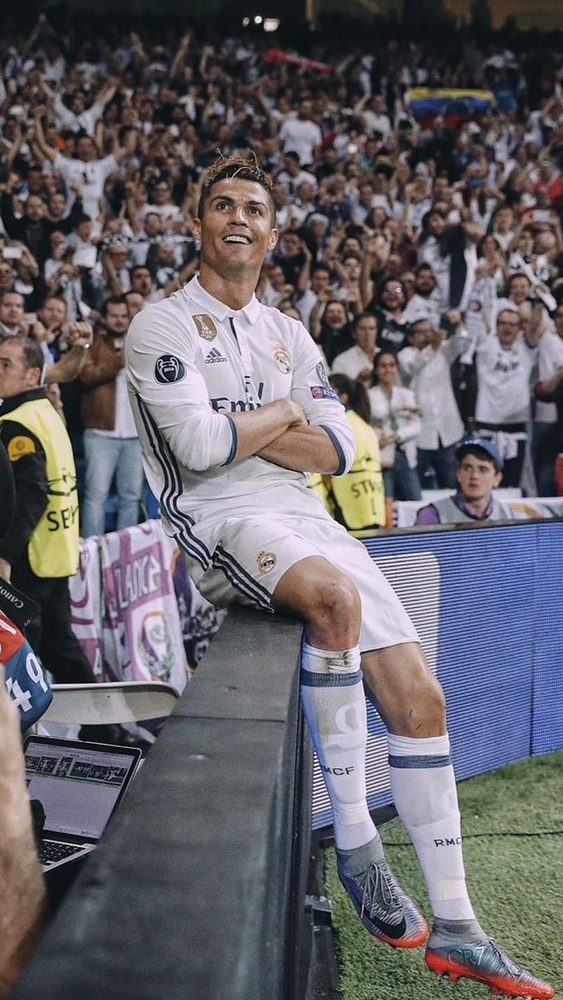
#> input picture images/input.jpg, 563 x 1000 px, shrunk from 800 x 1421 before the run
$ python edge_detection.py   (older library calls are emulated)
#> lines starting #> are read from the running program, lines starting #| are printed output that depends on the picture
import cv2
import matplotlib.pyplot as plt
import os
import numpy as np

# Get project root directory
project_root = os.path.dirname(os.path.dirname(os.path.abspath(__file__)))

# Input image path
image_path = os.path.join(project_root, "images", "input.jpg")

# Output folder
output_folder = os.path.join(project_root, "edge_detection", "output")

# Create output folder
os.makedirs(output_folder, exist_ok=True)

# Load image in grayscale
image = cv2.imread(image_path, cv2.IMREAD_GRAYSCALE)
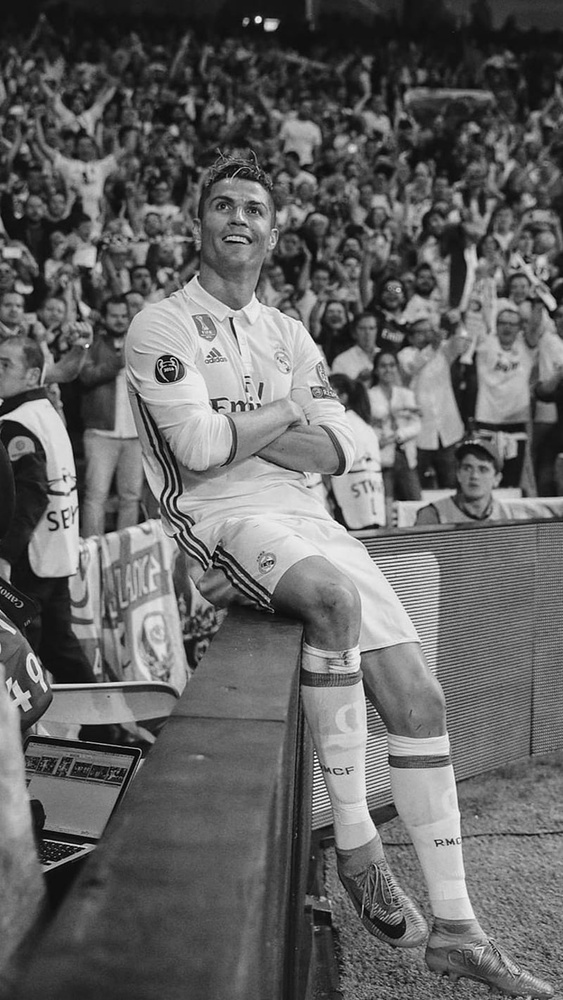
#> image: shape (1000, 563); min 0, max 255, mean 100.4

if image is None:
    print("Error: Image not found!")
    print("Image path:", image_path)
    exit()

print("Grayscale image loaded successfully!")
print("Image shape:", image.shape)
#| Image shape: (1000, 563)


# -----------------------------------
# 1. Sobel Edge Detection
# -----------------------------------

sobel_x = cv2.Sobel(
    image,
    cv2.CV_64F,
    1,
    0,
    ksize=3
)

sobel_y = cv2.Sobel(
    image,
    cv2.CV_64F,
    0,
    1,
    ksize=3
)

sobel_x = cv2.convertScaleAbs(sobel_x)
sobel_y = cv2.convertScaleAbs(sobel_y)

sobel = cv2.addWeighted(
    sobel_x,
    0.5,
    sobel_y,
    0.5,
    0
)


# -----------------------------------
# 2. Prewitt Edge Detection
# -----------------------------------

prewitt_x_kernel = np.array([
    [-1, 0, 1],
    [-1, 0, 1],
    [-1, 0, 1]
])

prewitt_y_kernel = np.array([
    [-1, -1, -1],
    [0, 0, 0],
    [1, 1, 1]
])

prewitt_x = cv2.filter2D(
    image,
    cv2.CV_64F,
    prewitt_x_kernel
)

prewitt_y = cv2.filter2D(
    image,
    cv2.CV_64F,
    prewitt_y_kernel
)

prewitt_x = cv2.convertScaleAbs(prewitt_x)
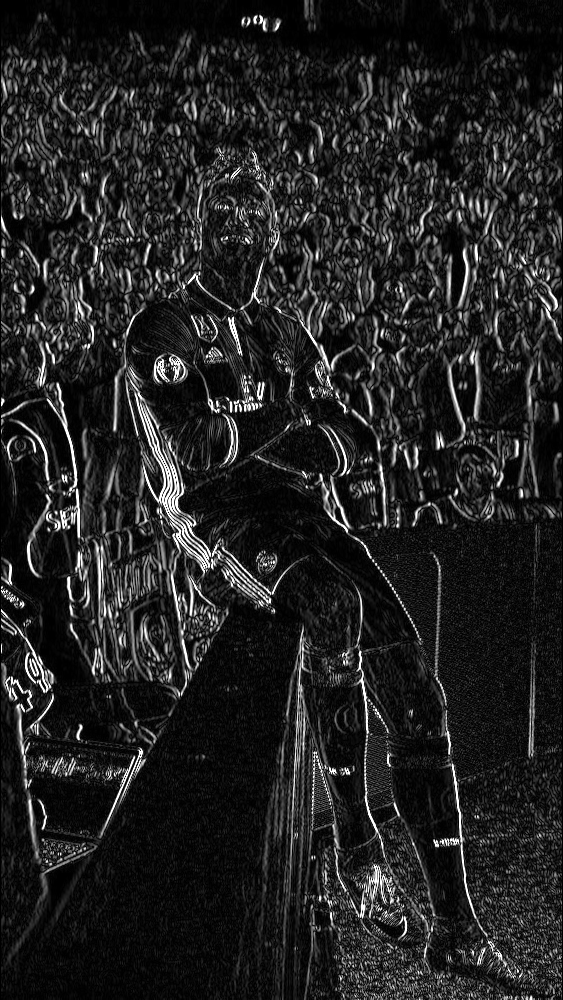
#> prewitt_x: shape (1000, 563); min 0, max 255, mean 34.7
prewitt_y = cv2.convertScaleAbs(prewitt_y)
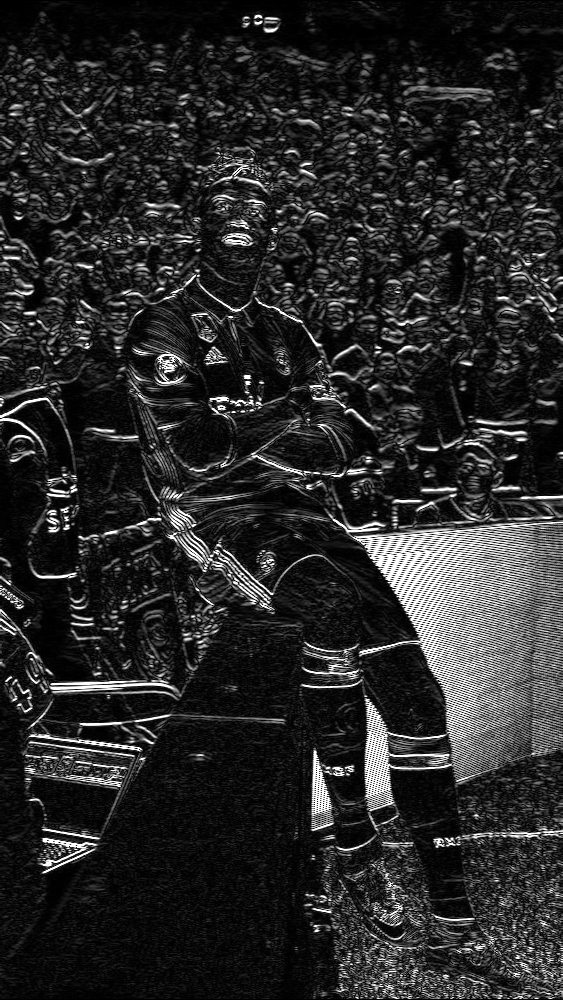
#> prewitt_y: shape (1000, 563); min 0, max 255, mean 41

prewitt = cv2.addWeighted(
    prewitt_x,
    0.5,
    prewitt_y,
    0.5,
    0
)
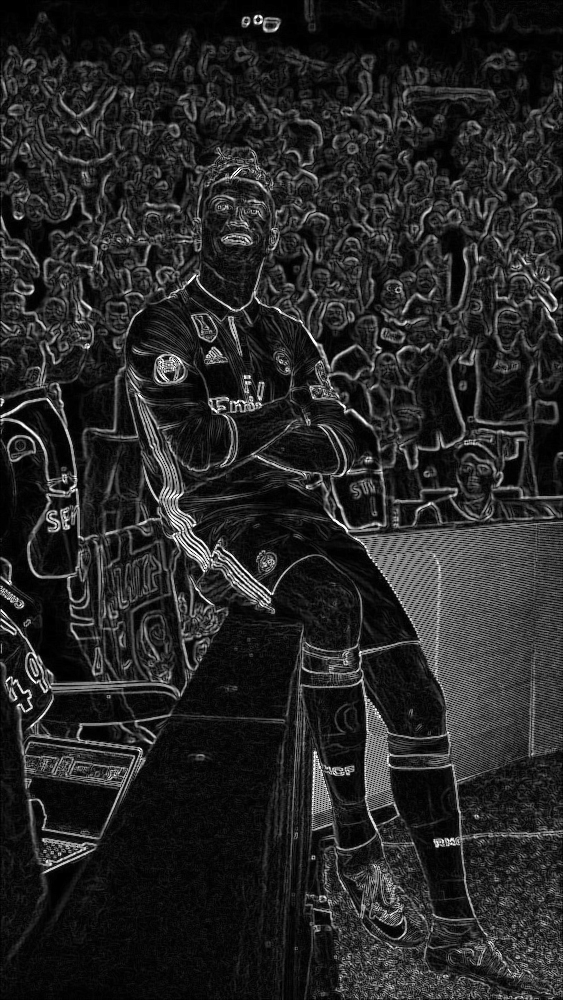
#> prewitt: shape (1000, 563); min 0, max 255, mean 37.8


# -----------------------------------
# 3. Laplacian Edge Detection
# -----------------------------------

laplacian = cv2.Laplacian(
    image,
    cv2.CV_64F
)
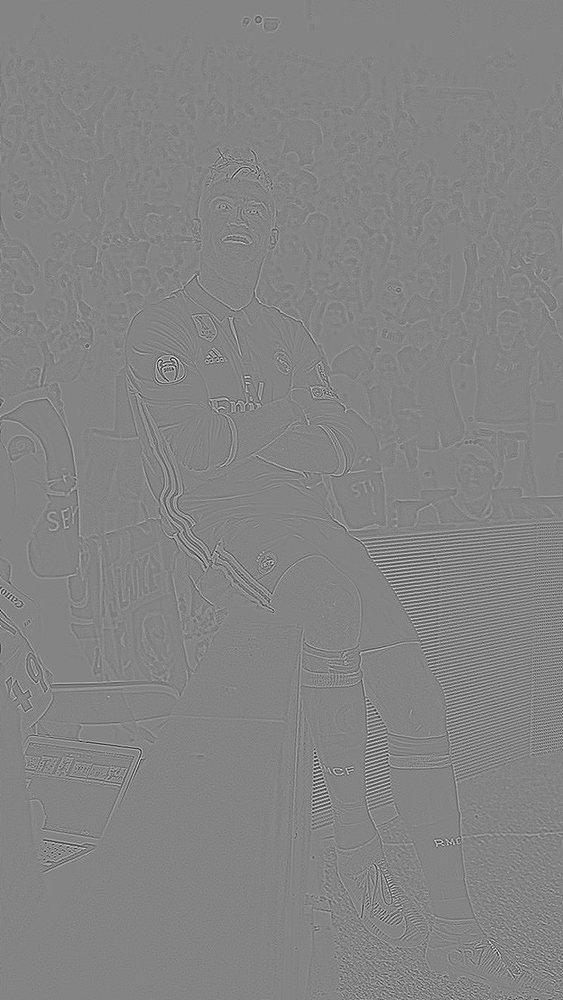
#> laplacian: shape (1000, 563) float64; min -443, max 410, mean 0; drawn with min black and max white

laplacian = cv2.convertScaleAbs(laplacian)
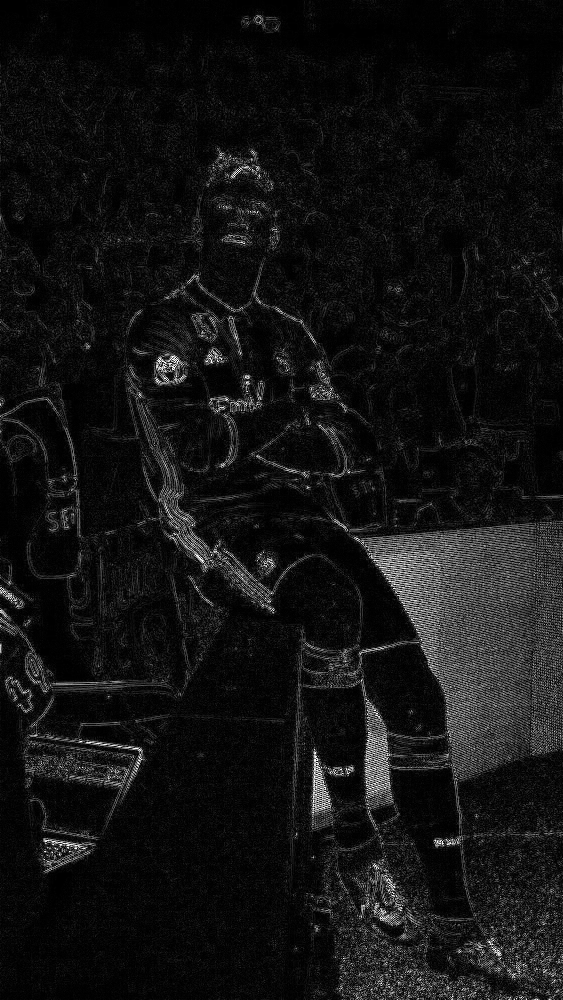
#> laplacian: shape (1000, 563); min 0, max 255, mean 18.9


# -----------------------------------
# 4. Canny Edge Detection
# -----------------------------------

canny = cv2.Canny(
    image,
    100,
    200
)
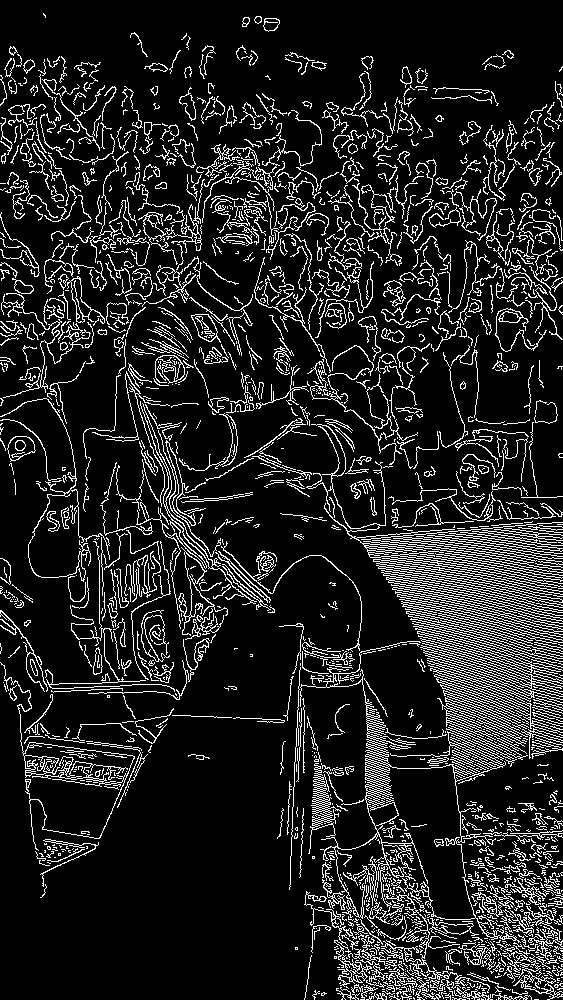
#> canny: shape (1000, 563); 13.2% white in thin lines or dots


# -----------------------------------
# Save Output Images
# -----------------------------------

cv2.imwrite(
    os.path.join(output_folder, "sobel_edges.jpg"),
    sobel
)

cv2.imwrite(
    os.path.join(output_folder, "prewitt_edges.jpg"),
    prewitt
)

cv2.imwrite(
    os.path.join(output_folder, "laplacian_edges.jpg"),
    laplacian
)

cv2.imwrite(
    os.path.join(output_folder, "canny_edges.jpg"),
    canny
)


print("All edge detection images saved successfully!")
print("Output folder:", output_folder)


# -----------------------------------
# Display Results
# -----------------------------------

plt.figure(figsize=(12, 8))

plt.subplot(2, 3, 1)
plt.imshow(image, cmap="gray")
plt.title("Original Grayscale")
plt.axis("off")

plt.subplot(2, 3, 2)
plt.imshow(sobel, cmap="gray")
plt.title("Sobel Edge Detection")
plt.axis("off")

plt.subplot(2, 3, 3)
plt.imshow(prewitt, cmap="gray")
plt.title("Prewitt Edge Detection")
plt.axis("off")

plt.subplot(2, 3, 4)
plt.imshow(laplacian, cmap="gray")
plt.title("Laplacian Edge Detection")
plt.axis("off")

plt.subplot(2, 3, 5)
plt.imshow(canny, cmap="gray")
plt.title("Canny Edge Detection")
plt.axis("off")

plt.tight_layout()
plt.show()
